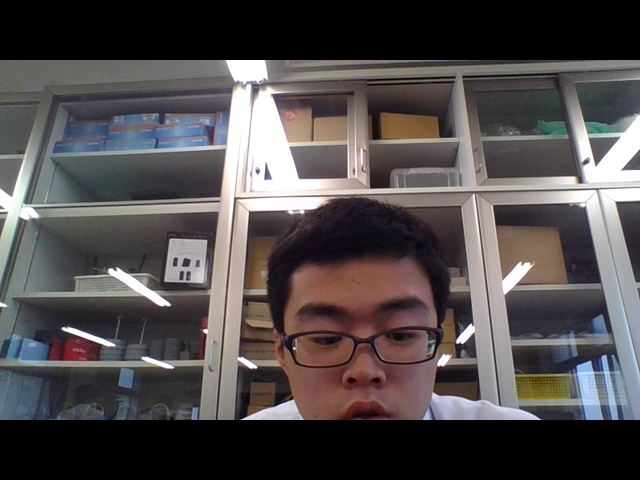
#> input picture frame 6 of FingerPencil_QuickLoad/_rec_1560849184018.mp4, 640 x 480 px, given in place of CIMG5910.MOV, which was not available
$ python FingerRecognizer_ver7.5.py   (older library calls are emulated)
#> lines starting #> are read from the running program, lines starting #| are printed output that depends on the picture; after the words box and inside, x2 and y2 are one past the last pixel; in counts of white or black regions, pixels touching at a corner belong together; pictures that were not available may be replaced by others from this repository, and a replacement may not be noted
import numpy as np
import cv2
import imutils

#動画読み込み
cap = cv2.VideoCapture("C:\\Users\\tuzuk\\Desktop\\TestMovie_10_03\\CIMG5910.MOV")
output = cv2.imread("C:\\Users\\tuzuk\\Desktop\\point_check\\range_2019-07-02.JPG")

width = int(cap.get(cv2.CAP_PROP_FRAME_WIDTH))
divided_width = int(width/30)
height = int(cap.get(cv2.CAP_PROP_FRAME_HEIGHT))
divided_height = int(height/20)
first_line = int(height/15)
len_pointB_before = 0
#ここッ戦犯

fps = cap.get(cv2.CAP_PROP_FPS)

fourcc = cv2.VideoWriter_fourcc(*'DIVX')
writer = cv2.VideoWriter("C:\\Users\\tuzuk\\Desktop\\out.MOV", fourcc, fps, (width, height))

Old_cmp = 0
count = 0
pointA = []
pointB = []
pointB_fin = []

#一枚ずつフレームを取り出し処理を行う
while True:
    print('count',count)
    # 1フレームずつ取得する。
    ret, frame = cap.read()
#> frame is the input picture: shape (480, 640, 3); mean B, G, R 76.7, 75.9, 81

      #取得した中で最大の輪郭を取得
    Area = []
    largestIndex = 0
    largestArea = 0
    def getLargestContoursAreaIndex(coutours):
        for i in range(0, len(contours)):
            Area.append(cv2.contourArea(contours[i]))

        largestIndex = np.argmax(Area)
        largestArea = max(Area)
        if largestArea < 15000:
           return None

        return largestIndex


    image = frame

    #フレームが空なら終了
    if frame is None:

        print('frame is None err in ',count)

        count = count +1

        break


    #ぼかし処理
    gray = cv2.GaussianBlur(image, (15, 15), 0)
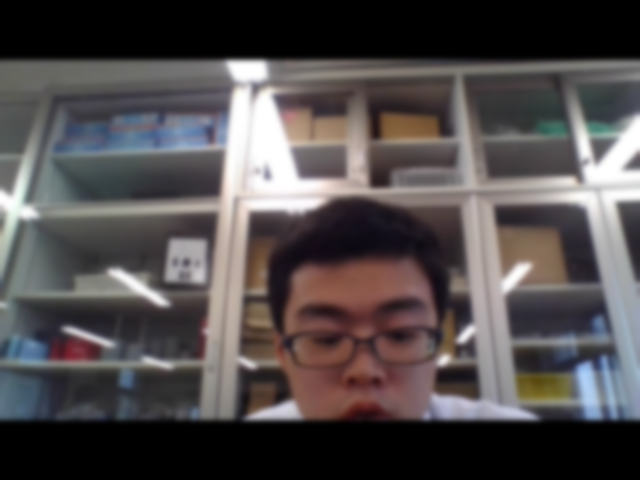
#> gray: shape (480, 640, 3); mean B, G, R 76.7, 75.9, 81

    #HSV変換
    hsv = cv2.cvtColor(gray, cv2.COLOR_BGR2HSV)
#> hsv: shape (480, 640, 3); mean H, S, V 63.8, 32.1, 84.6


    # HSV空間で肌色の範囲を定義
    hsv_lower_blue = np.array([0,30,50])
    hsv_upper_blue = np.array([30,150,255])

    mask_hsv = cv2.inRange(hsv, hsv_lower_blue, hsv_upper_blue)
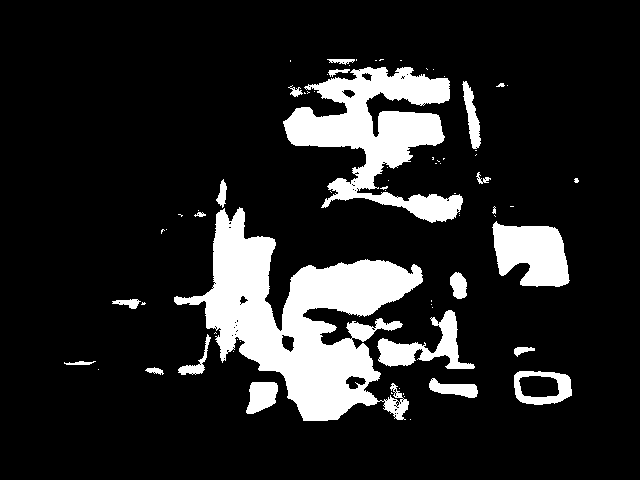
#> mask_hsv: shape (480, 640); 14.5% white; 72 white regions (51 under 20 px)

    #二値化画像を出力
    cv2.imwrite("C:\\Users\\tuzuk\\Desktop\\point_check\\" + str(count) +  ".JPG",mask_hsv)

    #全ての輪郭を取得
    contours_image, contours, hierarchy =  cv2.findContours(mask_hsv, cv2.RETR_EXTERNAL, cv2.CHAIN_APPROX_NONE)
#> contours = 72 contours, 52 with area under 20; largest, box (x1, y1, x2, y2) and area: (174, 207, 423, 421) 21722, (283, 67, 463, 223) 11732, (492, 221, 570, 287) 3550, (377, 310, 475, 369) 1866, (514, 371, 572, 405) 1620

    #print(contours)


    #print(getLargestContoursAreaIndex(contours))
    #輪郭が取得できなかったとき表示
    if getLargestContoursAreaIndex(contours) is None:

#> the loop in getLargestContoursAreaIndex, `for i in range(0, len(contours)):` made 72 passes
#> after the loop in getLargestContoursAreaIndex, `for i in range(0, len(contours)):`: Area = 72 values, max 21722.5 at index 33, min 0 at index 0, mean 605
#> in getLargestContoursAreaIndex, `largestIndex = np.argmax(Area)`: largestIndex = 33
#> in getLargestContoursAreaIndex, `largestArea = max(Area)`: largestArea = 21722.5
        print('countors is None err in ',count)
        pointA.append(('',''))
        pointB.append(('',''))

        count = count +1

        continue


    #輪郭座標（配列）
   # cnt = getLargestContoursAreaIndex(contours)

    cnt = contours[getLargestContoursAreaIndex(contours)]
#> the loop in getLargestContoursAreaIndex (call 2), `for i in range(0, len(contours)):` made 72 passes
#> cnt = contour of 1491 points, box (x1, y1, x2, y2) (174, 207, 423, 421), area 21722

    #print([cnt])

    output_image = cv2.drawContours(image, [cnt], 0, (0, 0, 255), 1)
    #cv2.imwrite("C:\\Users\\tuzuk\\Desktop\\point_check\\" + str(count) +  ".JPG",output_image)

    for i in range(0, len(contours)):
        output_all_image = cv2.drawContours(image, contours, i, (255, 0, 0), 1)
#> this loop made 72 passes
#> pass 2, `output_all_image = cv2.drawContours(image, contours, i, (255, 0, 0), 1)`:
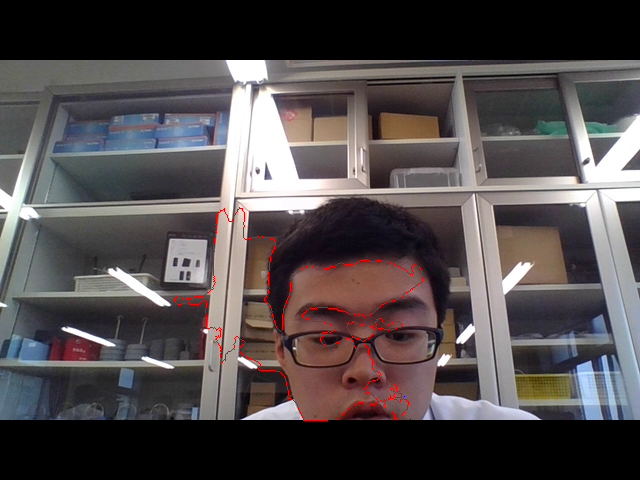
#> output_all_image: shape (480, 640, 3); mean B, G, R 76.4, 75.6, 81.7
#> after the loop:
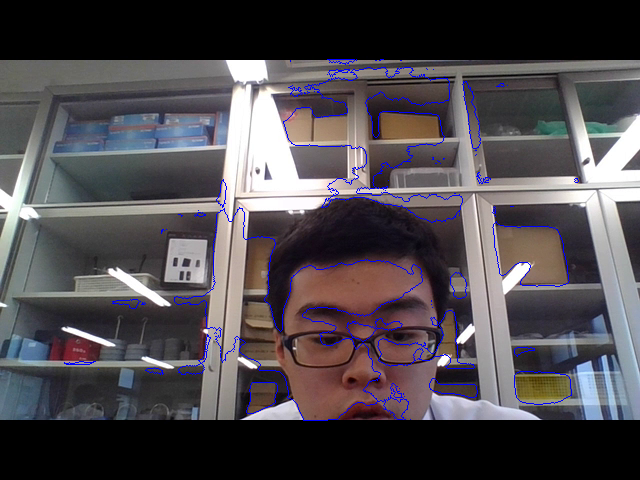
#> image: shape (480, 640, 3); mean B, G, R 79.3, 74.6, 79.4

    output_all_image = cv2.drawContours(output_all_image, [cnt], 0, (0, 0, 255), 1)
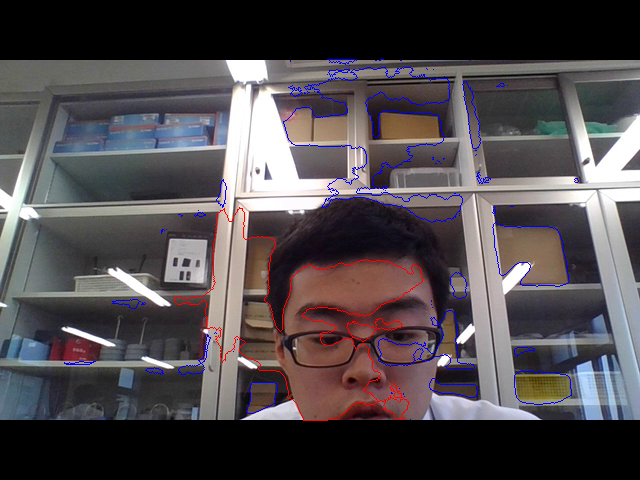
#> output_all_image: shape (480, 640, 3); mean B, G, R 78.1, 74.6, 80.6

    cnts =  contours_image, [cnt], hierarchy
#> cnts = 1 contour; box (x1, y1, x2, y2) and area: (174, 207, 423, 421) 21722

    cnts = imutils.grab_contours(cnts)
    c = max(cnts, key=cv2.contourArea)
#> c has the same summary as cnt

    #こいつが戦犯
    extBot = tuple(c[c[:, :, 1].argmax()][0])
#> extBot = (303, 420)
    #extLeft = tuple(c[c[:, :, 0].argmin()][0])
    cv2.circle(frame,extBot,15,[0,0,255],-1)
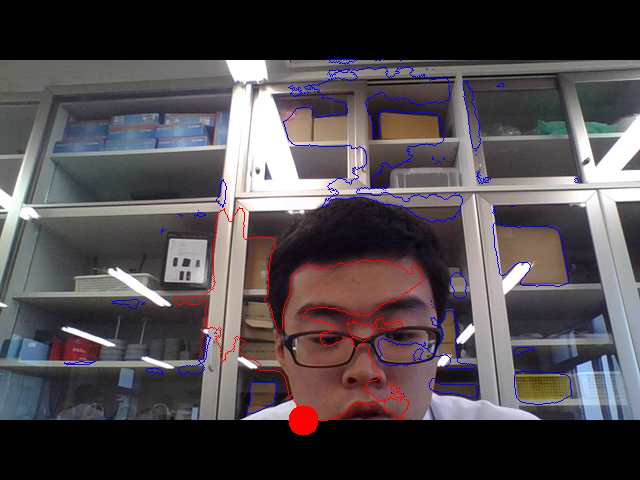
#> frame: shape (480, 640, 3); 1.74% of pixels changed, all inside (x1, y1, x2, y2) = (64, 59, 579, 436)
    #cv2.circle(frame,extLeft,10,[0,255,0],-1)

    #cv2.imwrite("C:\\Users\\tuzuk\\Desktop\\point_check\\" + str(count) +  ".JPG",frame)

    pointA.append(extBot)


    #凹凸検出
    hull = cv2.convexHull(cnt,returnPoints = False)
#> hull = 18 values, max 1146 at index 0, min 0 at index 17, mean 591.8

    defects = cv2.convexityDefects(cnt,hull)
#> defects = 15 rows, first 6: [1146, 0, 1335, 26933], [0, 30, 15, 3440], [30, 34, 32, 229], [34, 39, 35, 181], [39, 153, 114, 7868], [157, 275, 191, 6280]

    if defects is None:
        print('defects is None err in ',count)
        pointB.append(('',''))

        count = count+1

        continue

    '''
    #print(defects)
    print('extLeft',extLeft)
    print('extBot',extBot)
    print('hull',hull)
    print('defects',defects)
    '''

    i = 0
    root_list = []


    while i <= defects.shape[0]-1:
        print(i)
        s,e,f,d = defects[i,0]
        start = tuple(cnt[s][0])
        end = tuple(cnt[e][0])
        far = tuple(cnt[f][0])

        '''
        print("start",start)
        print("end",end)
        print("far",far)

        print(i)
        '''

        #cv2.line(image,start,end,[0,255,0],2)
        #cv2.circle(frame,far,5,[255,255,0],-1)
        #cv2.imwrite("C:\\Users\\tuzuk\\Desktop\\point_check\\" + str(count) +  ".JPG",frame)

        if extBot[0]-70 <= far[0] and far[0] <= extBot[0]+70:
            #cv2.circle(frame,far,5,[255,0,255],-1)
            root_list.append(far)
            i = i + 1


            #print("far",far)


        i = i + 1
        continue
#> this loop made 12 passes
#> (s, e, f, d, start, end, far) on passes 1 to 7: (1146, 0, 1335, 26933, (414, 264), (239, 207), (280, 331)), (30, 34, 32, 229, (224, 208), (220, 210), (222, 210)), (34, 39, 35, 181, (220, 210), (216, 214), (220, 211)), (39, 153, 114, 7868, (216, 214), (174, 297), (213, 288)), (157, 275, 191, 6280, (174, 301), (222, 362), (206, 302)), (275, 427, 316, 7709, (222, 362), (303, 420), (243, 340)), (549, 568, 555, 1205, (405, 419), (408, 404), (401, 415))
#> after the loop, i = 15; root_list = [(280, 331), (243, 340), (302, 314)]

    #print('root_list',len(root_list))


    pointB_tmp = []
    #print('len(root_list)',len(root_list))

    if len(root_list) == 1 :
        pointB.append(('',''))
        count = count+1

        continue


    elif len(root_list) == 2:
        pointB_tmp = (int((root_list[0][0] + root_list[1][0])/2),(int((root_list[0][1] + root_list[1][1])/2)))
        pointB.append(pointB_tmp)
        cv2.circle(frame,pointB_tmp,15,[255,0,0],-1)
        cv2.imwrite("C:\\Users\\tuzuk\\Desktop\\point_check\\" + str(count) +  ".JPG",frame)
        count = count+1

        continue

    elif len(root_list) == 0 :
        pointB.append(('',''))
        print('pointB is 0 in',count)
        count = count+1

        continue


    elif len(root_list) >= 30 :
        pointB.append(('',''))
        print('pointB is over in',count)
        count = count+1

        continue


    else:
        line = 0
        len_pointB_before = len(pointB)
        pointB.append(('',''))
        New_cmp = 0
        Old_cmp = 0
        #print('pointB',len(pointB))
        while line < extBot[1]:
            above_line = extBot[1] - 120 -line
            under_line = extBot[1] - 60 -line
            #print(line)
            pointB_tmp = []
            for i in range(0 ,len(root_list)):
                    if root_list[i][1] <= under_line and above_line <= root_list[i][1]:
                        pointB_tmp.append(root_list[i])

                        if len(pointB_tmp) == 2:
                            tmp = (int((pointB_tmp[0][0] + pointB_tmp[1][0])/2),int((pointB_tmp[0][1] + pointB_tmp[1][1])/2))
                            cv2.circle(frame,tmp,15,[255,0,0],-1)
                            cv2.imwrite("C:\\Users\\tuzuk\\Desktop\\point_check\\" + str(count) +  ".JPG",frame)
                            pointB.pop(-1)
                            pointB.append(tmp)
                            #print('pointB',len(pointB))
                            New_cmp =len(pointB)


            if New_cmp > Old_cmp:
                Old_cmp = New_cmp
                break

            if New_cmp <= Old_cmp:
                line = line + 30
                continue
#> this loop made 1 pass
#> (above_line, under_line, Old_cmp) on pass 1: (300, 360, 1)
#> pass 1, `cv2.imwrite("C:\\Users\\tuzuk\\Desktop\\point_check\\" + str(count) + ..`:
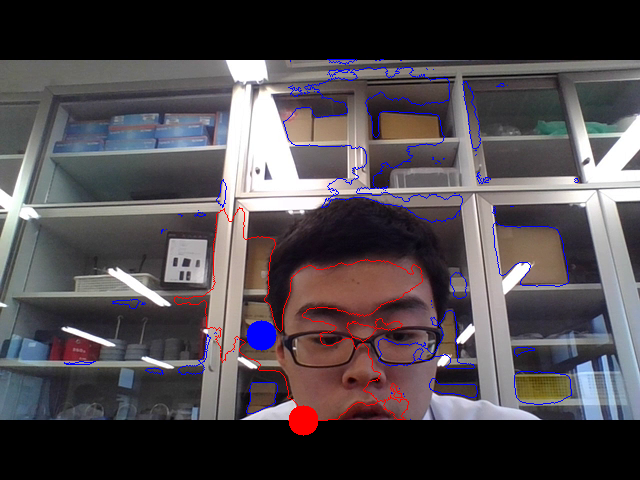
#> saved as 0.JPG: shape (480, 640, 3); mean B, G, R 78.5, 74.3, 80.8
#> after the loop, Old_cmp = 1; line = 0; pointB = [(261, 335)]

            #pointB_fin.append(pointB[MaxIndex])


        count = count + 1
        continue


        '''
        line = divided_height
        while line <=  extBot[1]:


            above_line = extBot[1] - first_line - line
            under_line = extBot[1] - line

            pointB_tmp = []
            for i in range(0 ,len(root_list)):
                if root_list[i][1] <= under_line and above_line <= root_list[i][1]:

                    pointB_tmp.append(root_list[i])
                    if len(pointB_tmp) == 2:
                        tmp = (int((pointB_tmp[0][0] + pointB_tmp[1][0])/2),int((pointB_tmp[0][1] + pointB_tmp[1][1])/2))
                        cv2.circle(frame,tmp,10,[255,0,0],-1)
                        cv2.imwrite("C:\\Users\\tuzuk\\Desktop\\point_check\\" + str(count) +  ".JPG",frame)
                        pointB.append(tmp)


                line = line + divided_height
                continue
        '''

        #######################
        ###下のコードがあったとこ####
        #######################

    #print('pointB',pointB_tmp,'in', count)


    #cv2.circle(image,pointB,15,[255,0,0],-1)
    #cv2.circle(image,extBot,15,[0,0,255],-1)

    count = count+1

    #print(pointA)

    if not ret:
        print('finish')
        break  # 映像取得に失敗


#print('pointB',pointB)
#print('pointA',pointA)

output = cv2.imread("C:\\Users\\tuzuk\\Desktop\\2.JPG")
path_A = "C:\\Users\\tuzuk\\Desktop\\pointA_cood.TXT"
path_B = "C:\\Users\\tuzuk\\Desktop\\pointB_cood.TXT"

with open(path_A,"w") as f_A:

    for k in range(0,len(pointA)):
        text = str(pointA[k][0]) + "," + str(pointA[k][1]) + '\n'
        f_A.write(text)
        if not pointA[k][0] == '':
            cv2.circle(output,pointA[k],5,[0,0,255],-1)

            #cv2.circle(output,pointA[k],5,[0,0,255],-1)
        #print(pointA[k])


with open(path_B,"w") as f_B:

    for i in range(0,len(pointB)):

        #print('pointB[i]',pointB[i], i)
        text = str(pointB[i][0]) + "," + str(pointB[i][1]) + '\n'
        f_B.write(text)
        if not pointB[i][0] == '':
            cv2.circle(output,pointB[i],5,[255,0,0],-1)
        #print(pointB[i])

#cv2.imwrite("C:\\Users\\tuzuk\\Desktop\\PointAandPointB.png",output)
cv2.imwrite("C:\\Users\\tuzuk\\Desktop\\PointAandPointB.png",output)

print('width',width)
print('height',height)


'''
        for slide in range(0,height,divided_height):

            under_line = extBot[1] - slide
            above_line = extBot[1] - first_line -slide

            #print('under_line',under_line)
            #print('above_line',above_line)


            k=0
            #print(len(root_list))
            while k <= len(root_list)-1:
            # [4 lines of commented-out code are left out]
                if root_list[k][1] <= under_line and above_line <= root_list[k][1]:
                    pointB_tmp_tmp = (root_list[k][0],root_list[k][1])
                    pointB_tmp.append(pointB_tmp_tmp)
                    k = k+1

                    continue

                k = k+1
                continue
            #print('len',len(pointB_tmp))
            if len(pointB_tmp) == 2:
                print('pointB',pointB_tmp)
                pointB.append(pointB_tmp[0])
                #print('pointB',pointB)


        count = count+1
        continue
    '''

$ run again, starting later in the video
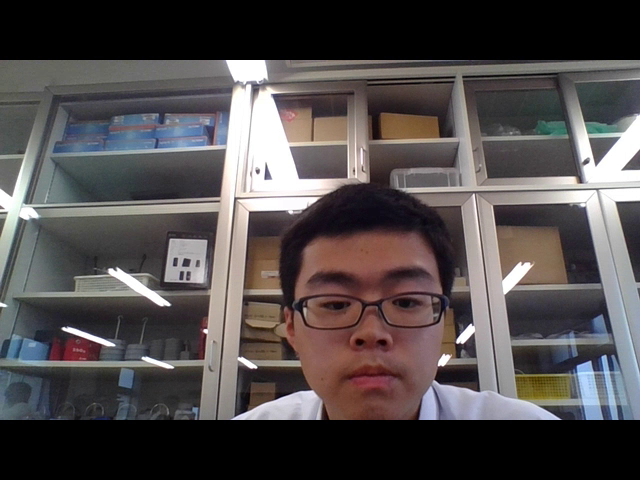
#> input picture frame 28 of FingerPencil_QuickLoad/_rec_1560849184018.mp4, 640 x 480 px, given in place of CIMG5910.MOV, which was not available
#> frame is the input picture: shape (480, 640, 3); mean B, G, R 76.9, 76.6, 81.9
#> hsv: shape (480, 640, 3); mean H, S, V 60.1, 32.2, 85.5
#> `mask_hsv = cv2.inRange(hsv, hsv_lower_blue, hsv_upper_blue)`:
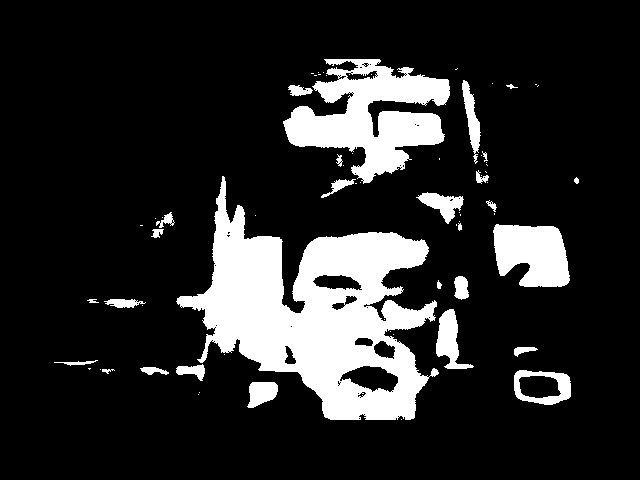
#> mask_hsv: shape (480, 640); 16.1% white; 70 white regions (42 under 20 px)
#> contours = 68 contours, 46 with area under 20; largest, box (x1, y1, x2, y2) and area: (176, 176, 439, 420) 30366, (283, 59, 450, 184) 10204, (493, 224, 570, 287) 3636, (514, 370, 571, 405) 1601, (436, 309, 474, 369) 956
#> the loop in getLargestContoursAreaIndex, `for i in range(0, len(contours)):` made 68 passes
#> after the loop in getLargestContoursAreaIndex, `for i in range(0, len(contours)):`: Area = 68 values, max 30366 at index 42, min 0 at index 0, mean 737.7
#> largestIndex = 42
#> largestArea = 30366
#> the loop in getLargestContoursAreaIndex (call 2), `for i in range(0, len(contours)):` made 68 passes
#> cnt = contour of 1468 points, box (x1, y1, x2, y2) (176, 176, 439, 420), area 30366
#> the loop `for i in range(0, len(contours)):` made 68 passes
#> cnts = 1 contour; box (x1, y1, x2, y2) and area: (176, 176, 439, 420) 30366
#> c has the same summary as cnt
#> extBot = (330, 419)
#> frame: shape (480, 640, 3); 1.65% of pixels changed, all inside (x1, y1, x2, y2) = (54, 59, 579, 435)
#> hull = 17 values, max 1467 at index 0, min 0 at index 16, mean 594.6
#> defects = 13 rows, first 6: [0, 148, 110, 7166], [148, 151, 150, 162], [151, 262, 219, 7034], [265, 463, 333, 9438], [463, 468, 465, 190], [468, 567, 506, 1536]
#> the loop `while i <= defects.shape[0]-1:` made 11 passes
#> (s, e, f, d, start, end, far) on passes 1 to 7: (0, 148, 110, 7166, (222, 176), (177, 298), (212, 284)), (148, 151, 150, 162, (177, 298), (176, 301), (177, 300)), (151, 262, 219, 7034, (176, 301), (197, 359), (215, 328)), (265, 463, 333, 9438, (200, 362), (325, 417), (237, 338)), (463, 468, 465, 190, (325, 417), (330, 419), (327, 417)), (567, 570, 568, 162, (410, 419), (413, 418), (411, 418)), (571, 623, 594, 2595, (414, 417), (438, 373), (415, 394))
#> after the loop `while i <= defects.shape[0]-1:`: i = 14; root_list = [(327, 417), (383, 334), (295, 313)]
#> the loop `while line < extBot[1]:` made 1 pass
#> (above_line, under_line, Old_cmp) on pass 1: (299, 359, 1)
#> pass 1, `cv2.imwrite("C:\\Users\\tuzuk\\Desktop\\point_check\\" + str(count) + ..`:
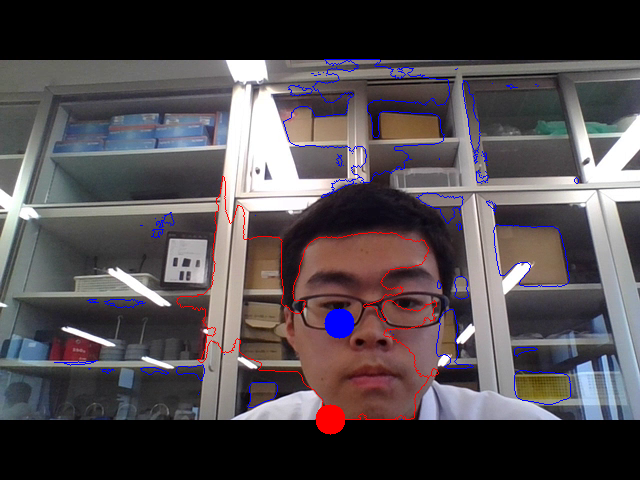
#> saved as 0.JPG: shape (480, 640, 3); mean B, G, R 78.6, 75.1, 81.8
#> after the loop `while line < extBot[1]:`: Old_cmp = 1; line = 0; pointB = [(339, 323)]
